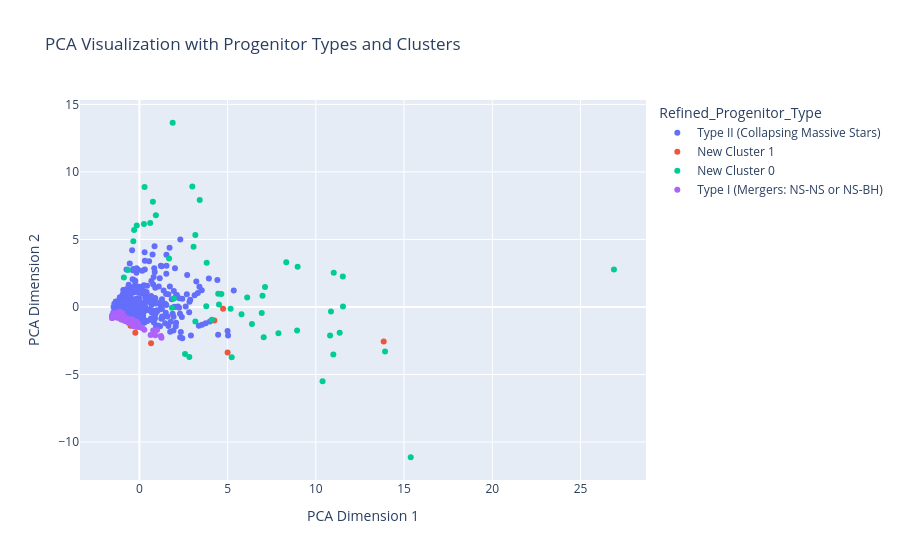
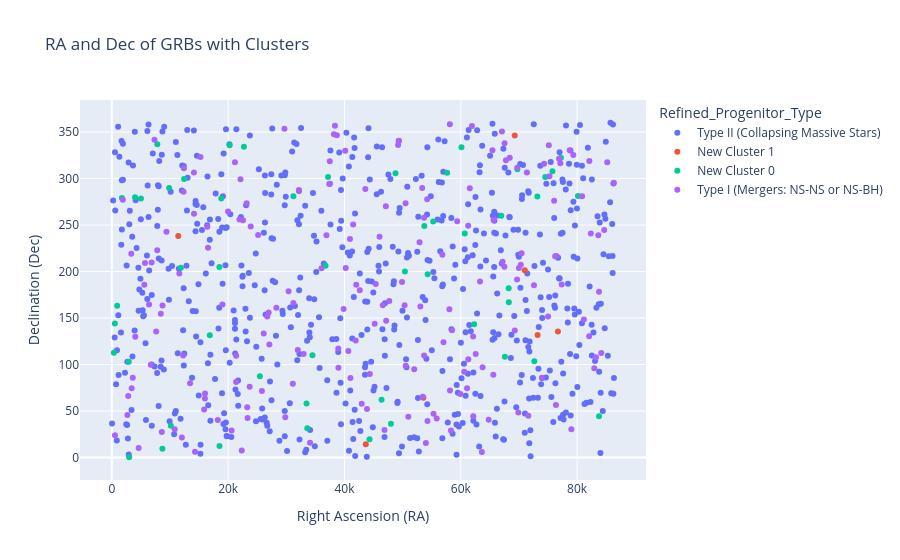

Notebook source saved alongside these figures, in order:
### Code cell
import pandas as pd
import numpy as np
from sklearn.preprocessing import StandardScaler
from sklearn.model_selection import train_test_split
from sklearn.svm import SVC
from sklearn.metrics import accuracy_score, recall_score, precision_score, confusion_matrix
from sklearn.cluster import DBSCAN
from sklearn.decomposition import PCA
import plotly.express as px
from astroquery.ned import Ned
import matplotlib.pyplot as plt
from sklearn.cluster import KMeans

df = pd.read_csv("batse.csv")

df['RA'] = df['RA']
df['Dec'] = df['Dec']

def query_host_galaxy(ra, dec):
    try:
        result = Ned.query_region(f"{ra} {dec}", radius="0.1 degree")
        if result is not None and len(result) > 0:
            host_galaxy = result['NAME'][0]  
            return host_galaxy
        else:
            return "Unknown"
    except Exception as e:
        return "Error in query"

df['Host_Galaxy'] = df.apply(lambda row: query_host_galaxy(row['RA'], row['Dec']), axis=1)

def classify_grb_binary(t90):
    return "Short" if t90 <= 2 else "Long"

df["Classified"] = df["T90"].apply(classify_grb_binary)

# Progenitor assignment based on classification
def assign_progenitor(grb_class):
    if grb_class == "Short":
        return "Type I (Mergers: NS-NS or NS-BH)"
    elif grb_class == "Long":
        return "Type II (Collapsing Massive Stars)"
    else:
        return "Unclassified"

df["Progenitor_Type"] = df["Classified"].apply(assign_progenitor)

# Encode the target variable
class_mapping = {"Short": 0, "Long": 1}
df["grb_class_label"] = df["Classified"].map(class_mapping)

# Define numerical columns for analysis
numerical_columns = [
    "T90", "T50", "epeak", "alpha", "beta",
    "peak_flux_64ms", "peak_flux_256ms", "peak_flux_1024ms",
    "fluence_channel_1", "fluence_channel_2", "fluence_channel_3", "fluence_channel_4"
]

df = df.dropna(subset=numerical_columns)

scaler = StandardScaler()
X_scaled = scaler.fit_transform(df[numerical_columns])

# Train-test split
X_train, X_test, y_train, y_test = train_test_split(
    X_scaled, df["grb_class_label"], test_size=0.2, random_state=42
)

# Train the SVM model
clf = SVC(kernel="rbf", random_state=42, probability=True)
clf.fit(X_train, y_train)

# Evaluate the model
y_pred = clf.predict(X_test)
accuracy = accuracy_score(y_test, y_pred)
recall = recall_score(y_test, y_pred, average="binary")
precision = precision_score(y_test, y_pred, average="binary")
conf_matrix = confusion_matrix(y_test, y_pred)

print(f"Accuracy: {accuracy}")
print(f"Recall: {recall}")
print(f"Precision: {precision}")
print(f"Confusion Matrix:\n{conf_matrix}")

# Count the number of Short and Long GRBs before clustering
print("Before Machine Learning Clustering:")
print(df["Classified"].value_counts())

# Perform clustering using DBSCAN
clustering = DBSCAN(eps=2, min_samples=5).fit(X_scaled)
df["Cluster"] = clustering.labels_

# Refine progenitor types based on cluster labels
def refine_progenitor(row):
    if row["Cluster"] == -1:
        return "Unusual Cluster"
    return row["Progenitor_Type"]

df["Refined_Progenitor_Type"] = df.apply(refine_progenitor, axis=1)

# Further refine undefined clusters using KMeans
undefined_data = df[df["Cluster"] == -1][numerical_columns]
kmeans = KMeans(n_clusters=2, random_state=42)
undefined_clusters = kmeans.fit_predict(undefined_data)
df.loc[df["Cluster"] == -1, "Undefined_Cluster"] = undefined_clusters

def refine_progenitor_with_patterns(row):
    if row["Cluster"] == -1:
        return f"New Cluster {int(row['Undefined_Cluster'])}"
    return row["Progenitor_Type"]

df["Refined_Progenitor_Type"] = df.apply(refine_progenitor_with_patterns, axis=1)

# Count the number of Short and Long GRBs after clustering
print("After Machine Learning Clustering:")
print(df["Refined_Progenitor_Type"].value_counts())

# PCA for visualization
pca = PCA(n_components=2)
pca_results = pca.fit_transform(X_scaled)
df["pca_1"] = pca_results[:, 0]
df["pca_2"] = pca_results[:, 1]

# Plot PCA results
fig_pca = px.scatter(
    df,
    x="pca_1",
    y="pca_2",
    color="Refined_Progenitor_Type",
    title="PCA Visualization with Progenitor Types and Clusters",
    labels={"pca_1": "PCA Dimension 1", "pca_2": "PCA Dimension 2"},
    template="plotly"
)
fig_pca.show()

# Plot RA and Dec after clustering
fig_ra_dec = px.scatter(
    df,
    x="RA",
    y="Dec",
    color="Refined_Progenitor_Type",
    title="RA and Dec of GRBs with Clusters",
    labels={"RA": "Right Ascension (RA)", "Dec": "Declination (Dec)"},
    template="plotly"
)
fig_ra_dec.show()

# Analyze new clusters
if "Undefined_Cluster" in df.columns:
    for cluster in sorted(df["Undefined_Cluster"].dropna().unique()):
        print(f"Analysis for New Cluster {int(cluster)}:")
        cluster_data = df[df["Undefined_Cluster"] == cluster]
        print(cluster_data.describe())
else:
    print("No undefined clusters to analyze.")

### Figure 1 — Plotly figure (JSON) as saved in the notebook; plotly's stock layout.template omitted (floating-point values rounded to 4 significant figures; data arrays with more than 128 entries replaced by an {"elided": "..."} marker saying what was removed)
{"data": [{"hovertemplate": "Refined_Progenitor_Type=Type II (Collapsing Massive Stars)<br>PCA Dimension 1=%{x}<br>PCA Dimension 2=%{y}<extra></extra>", "legendgroup": "Type II (Collapsing Massive Stars)", "marker": {"color": "#636efa", "symbol": "circle"}, "mode": "markers", "name": "Type II (Collapsing Massive Stars)", "orientation": "v", "showlegend": true, "type": "scatter", "x": {"elided": "612 float values"}, "xaxis": "x", "y": {"elided": "612 float values"}, "yaxis": "y"}, {"hovertemplate": "Refined_Progenitor_Type=New Cluster 1<br>PCA Dimension 1=%{x}<br>PCA Dimension 2=%{y}<extra></extra>", "legendgroup": "New Cluster 1", "marker": {"color": "#EF553B", "symbol": "circle"}, "mode": "markers", "name": "New Cluster 1", "orientation": "v", "showlegend": true, "type": "scatter", "x": [-0.2308, 4.744, 13.85, 0.6623, 4.249, -0.4974, 5.002], "xaxis": "x", "y": [-1.903, -0.1345, -2.562, -2.681, -1.01, -1.384, -3.377], "yaxis": "y"}, {"hovertemplate": "Refined_Progenitor_Type=New Cluster 0<br>PCA Dimension 1=%{x}<br>PCA Dimension 2=%{y}<extra></extra>", "legendgroup": "New Cluster 0", "marker": {"color": "#00cc96", "symbol": "circle"}, "mode": "markers", "name": "New Cluster 0", "orientation": "v", "showlegend": true, "type": "scatter", "x": [0.2946, 13.92, -0.2961, 11.35, 2.832, 0.7674, 8.938, -0.3429, 1.96, 3.071, -0.8778, 10.81, 10.38, 7.046, 4.648, 3.174, 6.934, 10.99, 15.38, 8.97, -0.1485, 3.001, 5.233, 1.683, 7.121, 10.86, 3.791, 11.53, -0.6523, 3.816, 26.89, 5.789, 5.171, 0.6128, 4.109, 6.979, 4.513, 11.01, 8.326, 6.111, 2.588, 3.172, 3.421, 7.88, 11.54, 1.887, 6.38, 4.468, 1.845, 0.2596, 0.9354], "xaxis": "x", "y": [8.887, -3.289, 5.693, -1.9, -3.7, 7.792, -1.747, 4.869, 0.6189, 4.455, 2.187, -2.116, -5.497, -2.233, 0.9539, -1.073, -0.4426, -3.518, -11.13, 2.984, 6.023, 8.913, -3.717, 3.589, 1.474, -0.3375, 0.05056, 2.258, 2.74, 3.282, 2.775, -0.5308, -0.124, 6.22, -0.9378, 0.8392, 0.1857, 2.526, 3.313, 0.7062, -3.475, 5.322, 7.924, -1.949, 0.03948, 13.64, -1.26, 0.9808, -0.06572, 6.139, 6.794], "yaxis": "y"}, {"hovertemplate": "Refined_Progenitor_Type=Type I (Mergers: NS-NS or NS-BH)<br>PCA Dimension 1=%{x}<br>PCA Dimension 2=%{y}<extra></extra>", "legendgroup": "Type I (Mergers: NS-NS or NS-BH)", "marker": {"color": "#ab63fa", "symbol": "circle"}, "mode": "markers", "name": "Type I (Mergers: NS-NS or NS-BH)", "orientation": "v", "showlegend": true, "type": "scatter", "x": {"elided": "189 float values"}, "xaxis": "x", "y": {"elided": "189 float values"}, "yaxis": "y"}], "layout": {"legend": {"title": {"text": "Refined_Progenitor_Type"}, "tracegroupgap": 0}, "title": {"text": "PCA Visualization with Progenitor Types and Clusters"}, "xaxis": {"anchor": "y", "domain": [0, 1], "title": {"text": "PCA Dimension 1"}}, "yaxis": {"anchor": "x", "domain": [0, 1], "title": {"text": "PCA Dimension 2"}}}}

### Figure 2 — Plotly figure (JSON) as saved in the notebook; plotly's stock layout.template omitted (floating-point values rounded to 4 significant figures; data arrays with more than 128 entries replaced by an {"elided": "..."} marker saying what was removed)
{"data": [{"hovertemplate": "Refined_Progenitor_Type=Type II (Collapsing Massive Stars)<br>Right Ascension (RA)=%{x}<br>Declination (Dec)=%{y}<extra></extra>", "legendgroup": "Type II (Collapsing Massive Stars)", "marker": {"color": "#636efa", "symbol": "circle"}, "mode": "markers", "name": "Type II (Collapsing Massive Stars)", "orientation": "v", "showlegend": true, "type": "scatter", "x": {"elided": "612 float values"}, "xaxis": "x", "y": {"elided": "612 float values"}, "yaxis": "y"}, {"hovertemplate": "Refined_Progenitor_Type=New Cluster 1<br>Right Ascension (RA)=%{x}<br>Declination (Dec)=%{y}<extra></extra>", "legendgroup": "New Cluster 1", "marker": {"color": "#EF553B", "symbol": "circle"}, "mode": "markers", "name": "New Cluster 1", "orientation": "v", "showlegend": true, "type": "scatter", "x": [71010.0, 69270.0, 53570.0, 11420.0, 73210.0, 76700.0, 43670.0], "xaxis": "x", "y": [201.3, 346.4, 64.45, 238.3, 131.8, 135.5, 14.4], "yaxis": "y"}, {"hovertemplate": "Refined_Progenitor_Type=New Cluster 0<br>Right Ascension (RA)=%{x}<br>Declination (Dec)=%{y}<extra></extra>", "legendgroup": "New Cluster 0", "marker": {"color": "#00cc96", "symbol": "circle"}, "mode": "markers", "name": "New Cluster 0", "orientation": "v", "showlegend": true, "type": "scatter", "x": [20250.0, 25450.0, 53730.0, 69730.0, 2907.0, 46370.0, 68260.0, 345.7, 66960.0, 33480.0, 77220.0, 9854.0, 11870.0, 12420.0, 1736.0, 55260.0, 22710.0, 57650.0, 68230.0, 60120.0, 2986.0, 50390.0, 18810.0, 10150.0, 73160.0, 517.8, 72640.0, 18510.0, 36750.0, 67580.0, 16850.0, 74530.0, 31220.0, 80150.0, 18490.0, 48770.0, 33610.0, 37170.0, 44310.0, 7824.0, 8698.0, 75760.0, 54300.0, 47990.0, 919.2, 83770.0, 5003.0, 3988.0, 60680.0, 34490.0, 62300.0], "xaxis": "x", "y": [335.9, 87.45, 249.0, 310.1, 103.1, 62.24, 167.0, 112.7, 260.0, 58.08, 322.4, 289.9, 204.1, 299.6, 279.1, 253.8, 334.2, 306.3, 182.0, 333.5, 0.35, 200.1, 278.6, 34.26, 280.7, 144.2, 103.5, 12.49, 206.3, 108.4, 131.5, 301.6, 280.8, 281.3, 204.9, 305.6, 31.66, 301.6, 19.57, 337.0, 9.51, 308.0, 197.2, 36.39, 163.2, 44.44, 278.6, 279.8, 240.8, 110.1, 143.4], "yaxis": "y"}, {"hovertemplate": "Refined_Progenitor_Type=Type I (Mergers: NS-NS or NS-BH)<br>Right Ascension (RA)=%{x}<br>Declination (Dec)=%{y}<extra></extra>", "legendgroup": "Type I (Mergers: NS-NS or NS-BH)", "marker": {"color": "#ab63fa", "symbol": "circle"}, "mode": "markers", "name": "Type I (Mergers: NS-NS or NS-BH)", "orientation": "v", "showlegend": true, "type": "scatter", "x": {"elided": "189 float values"}, "xaxis": "x", "y": {"elided": "189 float values"}, "yaxis": "y"}], "layout": {"legend": {"title": {"text": "Refined_Progenitor_Type"}, "tracegroupgap": 0}, "title": {"text": "RA and Dec of GRBs with Clusters"}, "xaxis": {"anchor": "y", "domain": [0, 1], "title": {"text": "Right Ascension (RA)"}}, "yaxis": {"anchor": "x", "domain": [0, 1], "title": {"text": "Declination (Dec)"}}}}
